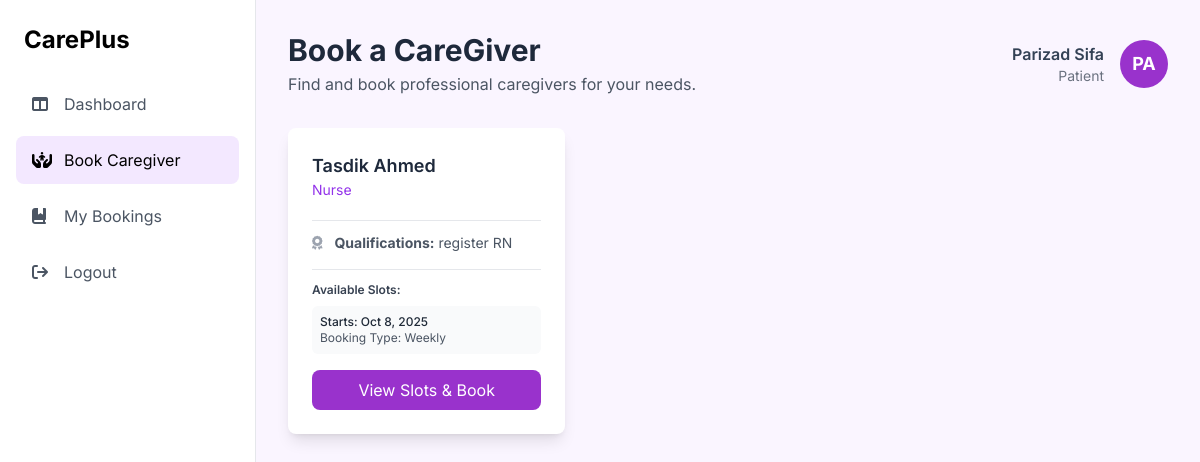
The app's page /caregiverBooking.php (signed in), older data.
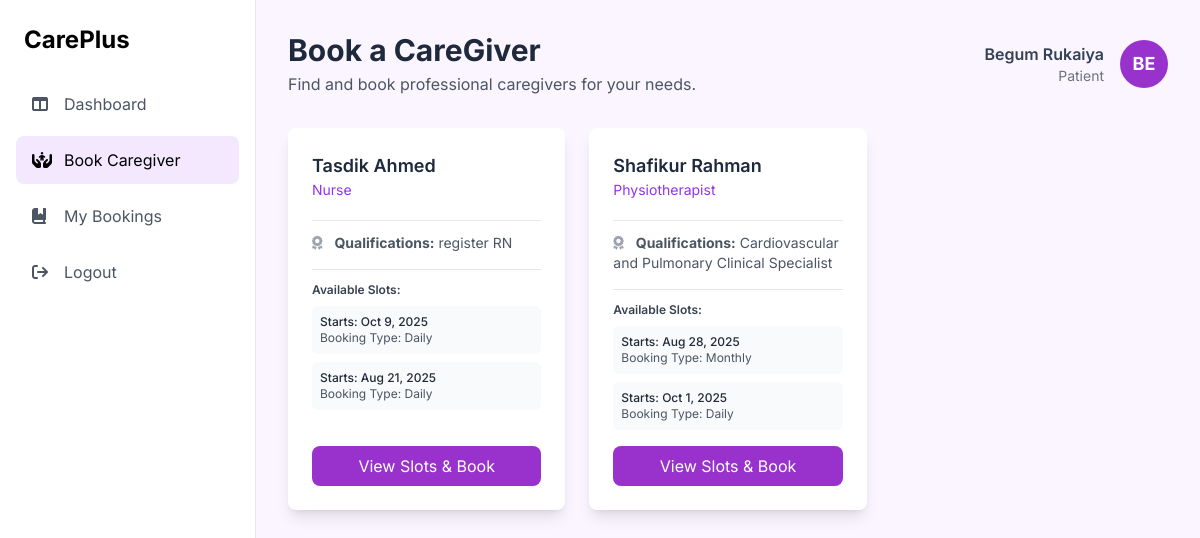
The same page, newer data.
### tables this page shows
CREATE TABLE `caregiver` (
  `careGiverID` int(11) NOT NULL,
  `careGiverType` varchar(50) DEFAULT NULL,
  `certifications` varchar(255) DEFAULT NULL,
  `dailyRate` decimal(10,2) DEFAULT NULL,
  `weeklyRate` decimal(10,2) DEFAULT NULL,
  `monthlyRate` decimal(10,2) DEFAULT NULL,
  `nidNumber` varchar(20) DEFAULT NULL,
  `nidCopyURL` varchar(255) DEFAULT NULL,
  `certificationURL` varchar(255) DEFAULT NULL
);

CREATE TABLE `users` (
  `userID` int(11) NOT NULL,
  `email` varchar(100) NOT NULL,
  `password` varchar(255) NOT NULL,
  `Name` varchar(100) NOT NULL,
  `contactNo` varchar(20) DEFAULT NULL,
  `role` enum('Patient','Doctor','Nutritionist','CareGiver','Admin') NOT NULL,
  `profilePhoto` varchar(255) DEFAULT NULL
);

CREATE TABLE `caregiver_availability` (
  `availabilityID` int(11) NOT NULL,
  `careGiverID` int(11) NOT NULL,
  `bookingType` enum('Daily','Weekly','Monthly') NOT NULL,
  `startDate` date DEFAULT NULL,
  `status` enum('Available','Booked','Canceled') NOT NULL DEFAULT 'Available'
);

### caregiverBooking.php (the view, shortened to what this page needs)
<?php
$conn = require_once 'config.php';
$userName = $_SESSION['Name'];
$userAvatar = strtoupper(substr($userName, 0, 2));
$caregivers = $conn->query("SELECT u.userID, u.Name, u.profilePhoto, c.* FROM users u JOIN caregiver c ON u.userID = c.careGiverID WHERE u.role = 'CareGiver'")->fetch_all(MYSQLI_ASSOC);
$availabilities = $conn->query("SELECT * FROM caregiver_availability WHERE status = 'Available' AND startDate >= CURDATE()")->fetch_all(MYSQLI_ASSOC);
$availabilitiesByCareGiver = [];
foreach ($availabilities as $avail) {
    $availabilitiesByCareGiver[$avail['careGiverID']][] = $avail;
}
?>
<!DOCTYPE html>
<html lang="en">
<head>
    <script src="https://cdn.tailwindcss.com"></script>
    <link rel="stylesheet" href="https://cdnjs.cloudflare.com/ajax/libs/font-awesome/6.5.2/css/all.min.css" />
</head>
<body class="bg-purple-50">
     <div class="flex min-h-screen">
        <aside class="w-64 bg-white border-r">
             <div class="p-6"><a href="#" class="text-2xl font-bold text-dark-orchid">CarePlus</a></div>
            <nav class="px-4 space-y-2">
                <a href="patientDashboard.php" class="flex items-center space-x-3 px-4 py-3 text-gray-600 hover:bg-slate-100 rounded-lg"><i class="fa-solid fa-table-columns w-5"></i><span>Dashboard</span></a>
                <a href="caregiverBooking.php" class="flex items-center space-x-3 px-4 py-3 bg-purple-100 text-dark-orchid rounded-lg"><i class="fa-solid fa-hands-holding-child w-5"></i><span>Book Caregiver</span></a>
                 <a href="my_bookings.php" class="flex items-center space-x-3 px-4 py-3 text-gray-600 hover:bg-slate-100 rounded-lg"><i class="fa-solid fa-book-bookmark w-5"></i><span>My Bookings</span></a>
                <a href="logout.php" class="flex items-center space-x-3 px-4 py-3 text-gray-600 hover:bg-slate-100 rounded-lg mt-8"><i class="fa-solid fa-arrow-right-from-bracket w-5"></i><span>Logout</span></a>
            </nav>
        </aside>
        <main class="flex-1 p-8">
             <header class="flex justify-between items-center mb-8">
                <div>
                    <h1 class="text-3xl font-bold text-slate-800">Book a CareGiver</h1>
                    <p class="text-gray-600 mt-1">Find and book professional caregivers for your needs.</p>
                </div>
                 <div class="flex items-center space-x-4">
                    <div class="text-right">
                        <p class="font-semibold text-slate-700"><?php echo htmlspecialchars($userName); ?></p>
                        <p class="text-sm text-gray-500">Patient</p>
                    </div>
                    <div class="w-12 h-12 rounded-full bg-dark-orchid text-white flex items-center justify-center font-bold text-lg"><?php echo htmlspecialchars($userAvatar); ?></div>
                </div>
            </header>
            <div class="grid grid-cols-1 md:grid-cols-2 lg:grid-cols-3 gap-6">
                <?php foreach ($caregivers as $cg): ?>
                <div class="bg-white p-6 rounded-lg shadow-lg flex flex-col">
                    <h3 class="text-lg font-semibold text-slate-800"><?php echo htmlspecialchars($cg['Name']); ?></h3>
                    <p class="text-sm text-purple-600 mb-2"><?php echo htmlspecialchars($cg['careGiverType']); ?></p>
                    <p class="text-sm text-gray-600 border-t pt-3 mt-3 mb-4">
                        <i class="fa-solid fa-award mr-2 text-gray-400"></i>
                        <strong>Qualifications:</strong> <?php echo htmlspecialchars($cg['certifications']); ?>
                    </p>
                    <div class="text-xs text-gray-500 border-t pt-3 mb-4 flex-grow">
                        <p class="font-semibold text-gray-700 mb-2">Available Slots:</p>
                        <div class="space-y-2">
                            <?php
                                $cgAvailabilities = $availabilitiesByCareGiver[$cg['userID']] ?? [];
                                if (empty($cgAvailabilities)) {
                                    echo '<p class="text-red-500">No available slots.</p>';
                                } else {
                                    foreach ($cgAvailabilities as $avail) {
                                        echo '<div class="p-2 bg-gray-50 rounded-md">';
                                        echo '<p class="font-medium text-gray-800">Starts: '. (new DateTime($avail['startDate']))->format('M j, Y') .'</p>';
                                        echo '<p class="text-gray-600">Booking Type: '. htmlspecialchars($avail['bookingType']) .'</p>';
                                        echo '</div>';
                                    }
                                }
                            ?>
                        </div>
                    </div>
                    <button onclick='openBookingModal(<?php echo htmlspecialchars(json_encode($cg), ENT_QUOTES, "UTF-8"); ?>)' class="mt-auto w-full bg-dark-orchid text-white py-2 rounded-lg hover:bg-purple-700 transition">View Slots & Book</button>
                </div>
                <?php endforeach; ?>
            </div>
        </main>
    </div>
</body>
</html>

### caregiverBooking.php (style rules this page uses)
body { font-family: 'Inter', sans-serif; }
.bg-dark-orchid { background-color: #9932CC; }

Row changes from the older to the newer data that the page shows:
changed caregiver "Nurse": loses caregiver_availability (startDate "Oct 8, 2025", bookingType "Weekly")
added caregiver_availability: startDate "Oct 9, 2025", bookingType "Daily", shown under caregiver "Nurse"
added caregiver_availability: startDate "Aug 21, 2025", bookingType "Daily", shown under caregiver "Nurse"
added caregiver: careGiverID.Name "Shafikur Rahman", careGiverType "Physiotherapist", certifications "Cardiovascular and Pulmonary Clinical Specialist"
added caregiver_availability: startDate "Aug 28, 2025", bookingType "Monthly", shown under "Shafikur Rahman"
added caregiver_availability: startDate "Oct 1, 2025", bookingType "Daily", shown under "Shafikur Rahman"
Text that changed along with them:
$userName: "Parizad Sifa" → "Begum Rukaiya"
$userAvatar: "PA" → "BE"
